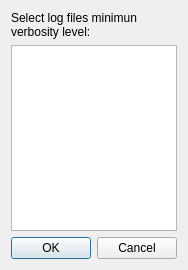
<?xml version="1.0" encoding="UTF-8"?>
<ui version="4.0">
 <class>VerbLevelDlg</class>
 <widget class="QDialog" name="VerbLevelDlg">
  <property name="geometry">
   <rect>
    <x>0</x>
    <y>0</y>
    <width>184</width>
    <height>270</height>
   </rect>
  </property>
  <property name="windowTitle">
   <string>Dialog</string>
  </property>
  <layout class="QVBoxLayout" name="verticalLayout">
   <item>
    <widget class="QLabel" name="label">
     <property name="text">
      <string>Select log files minimun verbosity level:</string>
     </property>
     <property name="wordWrap">
      <bool>true</bool>
     </property>
    </widget>
   </item>
   <item>
    <widget class="QListWidget" name="listWidget"/>
   </item>
   <item>
    <widget class="QDialogButtonBox" name="buttonBox">
     <property name="orientation">
      <enum>Qt::Horizontal</enum>
     </property>
     <property name="standardButtons">
      <set>QDialogButtonBox::Cancel|QDialogButtonBox::Ok</set>
     </property>
    </widget>
   </item>
  </layout>
 </widget>
 <resources/>
 <connections>
  <connection>
   <sender>buttonBox</sender>
   <signal>accepted()</signal>
   <receiver>VerbLevelDlg</receiver>
   <slot>accept()</slot>
   <hints>
    <hint type="sourcelabel">
     <x>248</x>
     <y>254</y>
    </hint>
    <hint type="destinationlabel">
     <x>157</x>
     <y>274</y>
    </hint>
   </hints>
  </connection>
  <connection>
   <sender>buttonBox</sender>
   <signal>rejected()</signal>
   <receiver>VerbLevelDlg</receiver>
   <slot>reject()</slot>
   <hints>
    <hint type="sourcelabel">
     <x>316</x>
     <y>260</y>
    </hint>
    <hint type="destinationlabel">
     <x>286</x>
     <y>274</y>
    </hint>
   </hints>
  </connection>
 </connections>
</ui>
